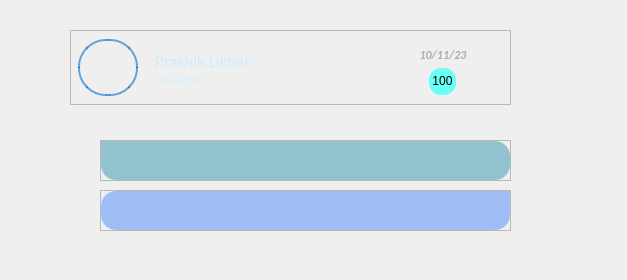
<?xml version="1.0" encoding="UTF-8"?>
<ui version="4.0">
 <class>Dialog</class>
 <widget class="QDialog" name="Dialog">
  <property name="geometry">
   <rect>
    <x>0</x>
    <y>0</y>
    <width>627</width>
    <height>280</height>
   </rect>
  </property>
  <property name="windowTitle">
   <string>Dialog</string>
  </property>
  <widget class="QFrame" name="frame">
   <property name="geometry">
    <rect>
     <x>70</x>
     <y>30</y>
     <width>441</width>
     <height>75</height>
    </rect>
   </property>
   <property name="styleSheet">
    <string notr="true"/>
   </property>
   <property name="frameShape">
    <enum>QFrame::StyledPanel</enum>
   </property>
   <property name="frameShadow">
    <enum>QFrame::Raised</enum>
   </property>
   <layout class="QHBoxLayout" name="horizontalLayout">
    <property name="spacing">
     <number>7</number>
    </property>
    <property name="leftMargin">
     <number>7</number>
    </property>
    <property name="topMargin">
     <number>7</number>
    </property>
    <property name="rightMargin">
     <number>7</number>
    </property>
    <property name="bottomMargin">
     <number>7</number>
    </property>
    <item>
     <widget class="QFrame" name="frame_2">
      <property name="minimumSize">
       <size>
        <width>65</width>
        <height>57</height>
       </size>
      </property>
      <property name="maximumSize">
       <size>
        <width>65</width>
        <height>57</height>
       </size>
      </property>
      <property name="styleSheet">
       <string notr="true">border:none;
background:none;</string>
      </property>
      <property name="frameShape">
       <enum>QFrame::StyledPanel</enum>
      </property>
      <property name="frameShadow">
       <enum>QFrame::Raised</enum>
      </property>
      <widget class="QLabel" name="label">
       <property name="geometry">
        <rect>
         <x>0</x>
         <y>0</y>
         <width>60</width>
         <height>57</height>
        </rect>
       </property>
       <property name="minimumSize">
        <size>
         <width>60</width>
         <height>0</height>
        </size>
       </property>
       <property name="maximumSize">
        <size>
         <width>60</width>
         <height>16777215</height>
        </size>
       </property>
       <property name="styleSheet">
        <string notr="true">border: 2px solid rgba(5, 107, 202, 150);
border-radius: 28px;</string>
       </property>
       <property name="text">
        <string/>
       </property>
       <property name="pixmap">
        <pixmap>../../../../Test/Res/Images/Friends/158204111134.png</pixmap>
       </property>
       <property name="scaledContents">
        <bool>true</bool>
       </property>
      </widget>
      <widget class="QPushButton" name="pushButton">
       <property name="geometry">
        <rect>
         <x>0</x>
         <y>0</y>
         <width>65</width>
         <height>57</height>
        </rect>
       </property>
       <property name="styleSheet">
        <string notr="true">border: none;
background: none;</string>
       </property>
       <property name="text">
        <string/>
       </property>
      </widget>
     </widget>
    </item>
    <item>
     <widget class="QFrame" name="frame_3">
      <property name="styleSheet">
       <string notr="true">border:none;
background:none;</string>
      </property>
      <property name="frameShape">
       <enum>QFrame::StyledPanel</enum>
      </property>
      <property name="frameShadow">
       <enum>QFrame::Raised</enum>
      </property>
      <layout class="QVBoxLayout" name="verticalLayout_2">
       <property name="spacing">
        <number>0</number>
       </property>
       <property name="leftMargin">
        <number>5</number>
       </property>
       <property name="topMargin">
        <number>0</number>
       </property>
       <property name="rightMargin">
        <number>0</number>
       </property>
       <property name="bottomMargin">
        <number>0</number>
       </property>
       <item>
        <widget class="QFrame" name="frame_6">
         <property name="frameShape">
          <enum>QFrame::StyledPanel</enum>
         </property>
         <property name="frameShadow">
          <enum>QFrame::Raised</enum>
         </property>
         <layout class="QVBoxLayout" name="verticalLayout_4">
          <property name="spacing">
           <number>0</number>
          </property>
          <property name="leftMargin">
           <number>0</number>
          </property>
          <property name="topMargin">
           <number>0</number>
          </property>
          <property name="rightMargin">
           <number>0</number>
          </property>
          <property name="bottomMargin">
           <number>0</number>
          </property>
          <item>
           <widget class="QLabel" name="label_3">
            <property name="minimumSize">
             <size>
              <width>0</width>
              <height>30</height>
             </size>
            </property>
            <property name="font">
             <font>
              <family>Calibri</family>
              <pointsize>13</pointsize>
             </font>
            </property>
            <property name="styleSheet">
             <string notr="true">color: rgb(205, 235, 255);
background-color: rgba(0, 0, 0, 0);</string>
            </property>
            <property name="text">
             <string>Prashik Likhar</string>
            </property>
            <property name="alignment">
             <set>Qt::AlignBottom|Qt::AlignLeading|Qt::AlignLeft</set>
            </property>
           </widget>
          </item>
         </layout>
        </widget>
       </item>
       <item>
        <widget class="QFrame" name="frame_5">
         <property name="minimumSize">
          <size>
           <width>0</width>
           <height>20</height>
          </size>
         </property>
         <property name="maximumSize">
          <size>
           <width>16777215</width>
           <height>25</height>
          </size>
         </property>
         <property name="frameShape">
          <enum>QFrame::StyledPanel</enum>
         </property>
         <property name="frameShadow">
          <enum>QFrame::Raised</enum>
         </property>
         <layout class="QVBoxLayout" name="verticalLayout_3">
          <property name="spacing">
           <number>0</number>
          </property>
          <property name="leftMargin">
           <number>0</number>
          </property>
          <property name="topMargin">
           <number>0</number>
          </property>
          <property name="rightMargin">
           <number>0</number>
          </property>
          <property name="bottomMargin">
           <number>0</number>
          </property>
          <item>
           <widget class="QLabel" name="label_2">
            <property name="minimumSize">
             <size>
              <width>0</width>
              <height>0</height>
             </size>
            </property>
            <property name="font">
             <font>
              <family>Calibri</family>
              <pointsize>9</pointsize>
             </font>
            </property>
            <property name="styleSheet">
             <string notr="true">color: rgba(205, 235, 255, 170);
background-color: rgba(0, 0, 0, 0);</string>
            </property>
            <property name="text">
             <string>Messeges</string>
            </property>
            <property name="alignment">
             <set>Qt::AlignLeading|Qt::AlignLeft|Qt::AlignTop</set>
            </property>
           </widget>
          </item>
         </layout>
        </widget>
       </item>
      </layout>
     </widget>
    </item>
    <item>
     <widget class="QFrame" name="frame_4">
      <property name="minimumSize">
       <size>
        <width>120</width>
        <height>0</height>
       </size>
      </property>
      <property name="maximumSize">
       <size>
        <width>120</width>
        <height>16777215</height>
       </size>
      </property>
      <property name="styleSheet">
       <string notr="true">border:none;
background:none;</string>
      </property>
      <property name="frameShape">
       <enum>QFrame::StyledPanel</enum>
      </property>
      <property name="frameShadow">
       <enum>QFrame::Raised</enum>
      </property>
      <layout class="QVBoxLayout" name="verticalLayout">
       <property name="spacing">
        <number>0</number>
       </property>
       <property name="leftMargin">
        <number>0</number>
       </property>
       <property name="topMargin">
        <number>0</number>
       </property>
       <property name="rightMargin">
        <number>0</number>
       </property>
       <property name="bottomMargin">
        <number>0</number>
       </property>
       <item>
        <widget class="QFrame" name="frame_7">
         <property name="frameShape">
          <enum>QFrame::StyledPanel</enum>
         </property>
         <property name="frameShadow">
          <enum>QFrame::Raised</enum>
         </property>
         <layout class="QVBoxLayout" name="verticalLayout_5">
          <property name="spacing">
           <number>0</number>
          </property>
          <property name="leftMargin">
           <number>0</number>
          </property>
          <property name="topMargin">
           <number>0</number>
          </property>
          <property name="rightMargin">
           <number>0</number>
          </property>
          <property name="bottomMargin">
           <number>0</number>
          </property>
          <item>
           <widget class="QLabel" name="label_4">
            <property name="font">
             <font>
              <family>Calibri</family>
              <pointsize>9</pointsize>
              <weight>75</weight>
              <italic>true</italic>
              <bold>true</bold>
             </font>
            </property>
            <property name="styleSheet">
             <string notr="true">color: rgb(173, 173, 173);
padding-bottom: 2px;</string>
            </property>
            <property name="text">
             <string>10/11/23</string>
            </property>
            <property name="alignment">
             <set>Qt::AlignBottom|Qt::AlignHCenter</set>
            </property>
           </widget>
          </item>
         </layout>
        </widget>
       </item>
       <item>
        <widget class="QFrame" name="frame_8">
         <property name="frameShape">
          <enum>QFrame::StyledPanel</enum>
         </property>
         <property name="frameShadow">
          <enum>QFrame::Raised</enum>
         </property>
         <widget class="QLabel" name="label_5">
          <property name="geometry">
           <rect>
            <x>46</x>
            <y>0</y>
            <width>27</width>
            <height>27</height>
           </rect>
          </property>
          <property name="minimumSize">
           <size>
            <width>27</width>
            <height>27</height>
           </size>
          </property>
          <property name="maximumSize">
           <size>
            <width>27</width>
            <height>27</height>
           </size>
          </property>
          <property name="styleSheet">
           <string notr="true">background-color: rgb(105, 255, 245);
border-radius: 12px;
padding-bottom:2px;</string>
          </property>
          <property name="text">
           <string>100</string>
          </property>
          <property name="alignment">
           <set>Qt::AlignCenter</set>
          </property>
         </widget>
        </widget>
       </item>
      </layout>
     </widget>
    </item>
   </layout>
  </widget>
  <widget class="QFrame" name="frame_9">
   <property name="geometry">
    <rect>
     <x>100</x>
     <y>190</y>
     <width>411</width>
     <height>41</height>
    </rect>
   </property>
   <property name="frameShape">
    <enum>QFrame::StyledPanel</enum>
   </property>
   <property name="frameShadow">
    <enum>QFrame::Raised</enum>
   </property>
   <layout class="QVBoxLayout" name="verticalLayout_6">
    <property name="spacing">
     <number>0</number>
    </property>
    <property name="leftMargin">
     <number>0</number>
    </property>
    <property name="topMargin">
     <number>0</number>
    </property>
    <property name="rightMargin">
     <number>0</number>
    </property>
    <property name="bottomMargin">
     <number>0</number>
    </property>
    <item>
     <widget class="QLabel" name="label_6">
      <property name="font">
       <font>
        <family>Calibri</family>
        <pointsize>12</pointsize>
       </font>
      </property>
      <property name="styleSheet">
       <string notr="true">padding: 7px 10px 7px 15px;
background-color: rgba(35, 112, 255, 100);
border-top-left-radius: 15px;
border-bottom-left-radius: 15px;
border-bottom-right-radius: 15px;</string>
      </property>
      <property name="text">
       <string/>
      </property>
      <property name="wordWrap">
       <bool>true</bool>
      </property>
     </widget>
    </item>
   </layout>
  </widget>
  <widget class="QFrame" name="frame_10">
   <property name="geometry">
    <rect>
     <x>100</x>
     <y>140</y>
     <width>411</width>
     <height>41</height>
    </rect>
   </property>
   <property name="frameShape">
    <enum>QFrame::StyledPanel</enum>
   </property>
   <property name="frameShadow">
    <enum>QFrame::Raised</enum>
   </property>
   <widget class="QLabel" name="label_7">
    <property name="geometry">
     <rect>
      <x>1</x>
      <y>1</y>
      <width>409</width>
      <height>39</height>
     </rect>
    </property>
    <property name="font">
     <font>
      <family>Calibri</family>
      <pointsize>12</pointsize>
     </font>
    </property>
    <property name="styleSheet">
     <string notr="true">padding: 7px 15px 7px 10px;
background-color: rgba(3, 122, 158, 100);
border-top-right-radius: 15px;
border-bottom-left-radius: 15px;
border-bottom-right-radius: 15px;</string>
    </property>
    <property name="text">
     <string/>
    </property>
    <property name="wordWrap">
     <bool>true</bool>
    </property>
   </widget>
  </widget>
 </widget>
 <resources/>
 <connections/>
</ui>
